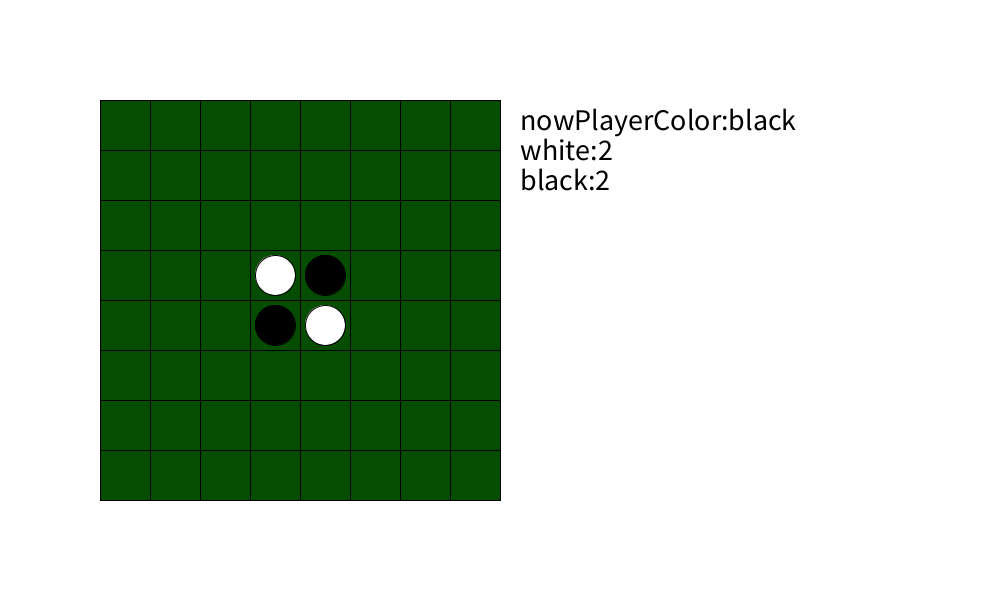
Frame 1 (no input)
Frame 60 (the mouse pressed at the canvas centre just before this capture): identical to frame 1, image omitted
Frame 120 (the mouse held since frame 60 and released just before this capture): identical to frame 1, image omitted

The Processing sketch that drew this single still picture (run headless with seeded random() and noise(); from frame 60 on, the mouse is pressed at the canvas centre):

// Processing sketch: Othello
// ── Othello.pde
final int GAMEBORAD_X = 100;
final int GAMEBORAD_Y = 100;

final int NUMBER_OF_SQUARE_X = 8;
final int NUMBER_OF_SQUARE_Y = 8;
final int SQUARE_SIZE = 50;
String[][] squareStates = new String[NUMBER_OF_SQUARE_Y][NUMBER_OF_SQUARE_X];

String nowPlayerColor;
boolean canDetectMouse = true;

int numberOfPass = 0;
int numberOfWhite;
int numberOfBlack;

String gameState = "play";

void setup(){
  size(1000,600);
  gameInit();
}

void gameInit(){
  for(int i = 0;i < NUMBER_OF_SQUARE_Y;i++){
    for(int j = 0;j < NUMBER_OF_SQUARE_X;j++){
      squareStates[i][j] = "empty";
    }
  }
  squareStates[3][3] = "white";
  squareStates[3][4] = "black";
  squareStates[4][3] = "black";
  squareStates[4][4] = "white";
  
  nowPlayerColor = "black";
  
  numberOfWhite = countNumberOf("white");
  numberOfBlack = countNumberOf("black");
}

void draw(){
  switch(gameState){
    case "play":
      gamePlay();
      break;
    case "result":
      gameResult();
      break;
    default:
      println("メッセージは出ないはずだよ");
      break;
  }
}

void gamePlay(){
  background(255);
  gameBoradDisplay();
  gameBoradUpdate();
  if(mousePressed == false){
    canDetectMouse = true;
  }
  
  textSize(30);
  fill(0);
  text("nowPlayerColor:"+nowPlayerColor,GAMEBORAD_X + SQUARE_SIZE*NUMBER_OF_SQUARE_X + 20,GAMEBORAD_Y + 30);
  text("white:"+numberOfWhite,GAMEBORAD_X + SQUARE_SIZE*NUMBER_OF_SQUARE_X + 20,GAMEBORAD_Y + 60);
  text("black:"+numberOfBlack,GAMEBORAD_X + SQUARE_SIZE*NUMBER_OF_SQUARE_X + 20,GAMEBORAD_Y + 90);
}

void gameResult(){
  background(255);
  textSize(50);
  String resultMessage;
  if(numberOfWhite == numberOfBlack){
    resultMessage = "Draw game";
  }else if(numberOfWhite >= numberOfBlack){
    resultMessage = "White win!";
  }else{
    resultMessage = "Black win";
  }
  drawTextCenter(resultMessage,500);
  textSize(25);
  drawTextCenter("New game with z key",300);
  
  if(keyPressed && key == 'z'){
    gameInit();
    gameState = "play";
  }
}

void drawTextCenter(String text,int y){
  text(text,width/2 - textWidth(text)/2,y);
}

void gameBoradDisplay(){
  for(int yIndex = 0;yIndex < NUMBER_OF_SQUARE_Y;yIndex++){
    for(int xIndex = 0;xIndex < NUMBER_OF_SQUARE_X;xIndex++){
      int topLeftX = SQUARE_SIZE * xIndex + GAMEBORAD_X;
      int topLeftY = SQUARE_SIZE * yIndex + GAMEBORAD_Y;
      fill(5,77,0);
      rect(topLeftX,topLeftY,SQUARE_SIZE,SQUARE_SIZE);
      if(squareStates[yIndex][xIndex] == "empty"){
        continue;
      }
      if(squareStates[yIndex][xIndex] == "white"){
        fill(255);
      }
      if(squareStates[yIndex][xIndex] == "black"){
        fill(0);
      }
      ellipse(topLeftX + SQUARE_SIZE/2,topLeftY + SQUARE_SIZE/2,SQUARE_SIZE * 0.8,SQUARE_SIZE * 0.8);
    }
  }
}

void gameBoradUpdate(){
  for(int yIndex = 0;yIndex < NUMBER_OF_SQUARE_Y;yIndex++){
    for(int xIndex = 0;xIndex < NUMBER_OF_SQUARE_X;xIndex++){
      int topLeftX = SQUARE_SIZE * xIndex + GAMEBORAD_X;
      int topLeftY = SQUARE_SIZE * yIndex + GAMEBORAD_Y;
      
      boolean isClicked = mousePressed && canDetectMouse && isMouseOnRect(topLeftX,topLeftY,SQUARE_SIZE,SQUARE_SIZE);
      if(isClicked && canPutDown(yIndex,xIndex)){
        putStone(yIndex,xIndex);
        nowPlayerColor = getEnemyColor();
        canDetectMouse = false;
        
        numberOfWhite = countNumberOf("white");
        numberOfBlack = countNumberOf("black");
        
        if(shouldPass()){
          nowPlayerColor = getEnemyColor();
          if(shouldPass()){
            gameState = "result";
          }
        }
      }
    }
  }
}

String getEnemyColor(){
  if(nowPlayerColor == "white"){
    return "black";
  }else{
    return "white";
  }
}

boolean isMouseOnRect(float x,float y,int w,int h){
  return ((x < mouseX)&&(mouseX < x + w)&&(y < mouseY)&&(mouseY < y + h));
}

boolean canPutAboutOneDirection(int yIndex,int xIndex,int yVector,int xVector){
  if(xVector == 0 && yVector == 0){
    return false;
  }
  int numberOfReversible = -1;
  do{
    numberOfReversible++;
    xIndex += xVector;
    yIndex += yVector;
    if(xIndex < 0 || NUMBER_OF_SQUARE_X <= xIndex || yIndex < 0 || NUMBER_OF_SQUARE_Y <= yIndex){
      return false;
    }
  }
  while(squareStates[yIndex][xIndex] == getEnemyColor());
  if(numberOfReversible <= 0){
    return false;
  }
  if(squareStates[yIndex][xIndex] == nowPlayerColor){
    return true;
  }
  return false;
}

boolean canPutDown(int yIndex,int xIndex){
  if(squareStates[yIndex][xIndex] != "empty"){
    return false;
  }
  for(int i = -1;i < 2;i++){
    for(int j = -1;j < 2;j++){
      if(canPutAboutOneDirection(yIndex,xIndex,i,j)){
        return true;
      }
    }
  }
  return false;
}

void putStone(int yIndex,int xIndex){
  squareStates[yIndex][xIndex] = nowPlayerColor;
  for(int i = -1;i < 2;i++){
    for(int j = -1;j < 2;j++){
      reverseAboutOneDirection(yIndex,xIndex,j,i);
    }
  }
}

void reverseAboutOneDirection(int yIndex,int xIndex,int yVector,int xVector){
  if(canPutAboutOneDirection(yIndex,xIndex,yVector,xVector)){
    while(squareStates[yIndex + yVector][xIndex + xVector] != nowPlayerColor){
      xIndex += xVector;
      yIndex += yVector;
      squareStates[yIndex][xIndex] = nowPlayerColor;
    }
  }
}

boolean shouldPass(){
  for(int i = 0;i < NUMBER_OF_SQUARE_Y;i++){
    for(int j = 0;j < NUMBER_OF_SQUARE_X;j++){
      if(canPutDown(i,j)){
        return false;
      }
    }
  }
  return true;
}

int countNumberOf(String colorName){
  int numberOfColor = 0;
  for(int i = 0;i < NUMBER_OF_SQUARE_Y;i++){
    for(int j = 0;j < NUMBER_OF_SQUARE_X;j++){
      if(squareStates[i][j] == colorName){
        numberOfColor++;
      }
    }
  }
  return numberOfColor;
}
